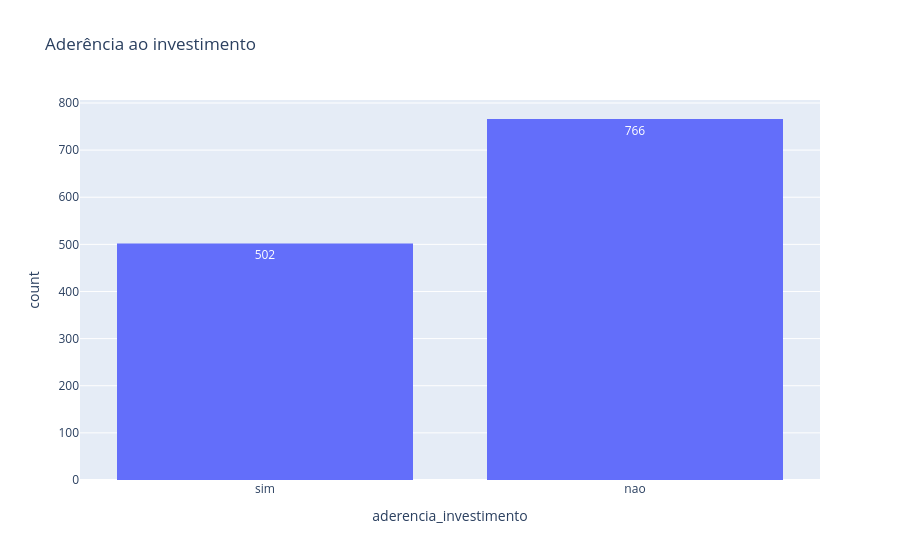

Source (notebook cell):
### Markdown cell above
### Variáveis Categóricas

### Code cell
px.histogram(df, x = 'aderencia_investimento', text_auto=True , title = 'Aderência ao investimento')

### Figure 1 — Plotly figure (JSON) as saved in the notebook; plotly's stock layout.template omitted (floating-point values rounded to 4 significant figures; data arrays with more than 128 entries replaced by an {"elided": "..."} marker saying what was removed)
{"data": [{"bingroup": "x", "hovertemplate": "aderencia_investimento=%{x}<br>count=%{y}<extra></extra>", "legendgroup": "", "marker": {"color": "#636efa", "pattern": {"shape": ""}}, "name": "", "orientation": "v", "showlegend": false, "texttemplate": "%{value}", "type": "histogram", "x": {"elided": "1268 str values"}, "xaxis": "x", "yaxis": "y"}], "layout": {"barmode": "relative", "legend": {"tracegroupgap": 0}, "title": {"text": "Aderência ao investimento"}, "xaxis": {"anchor": "y", "domain": [0, 1], "title": {"text": "aderencia_investimento"}}, "yaxis": {"anchor": "x", "domain": [0, 1], "title": {"text": "count"}}}}
